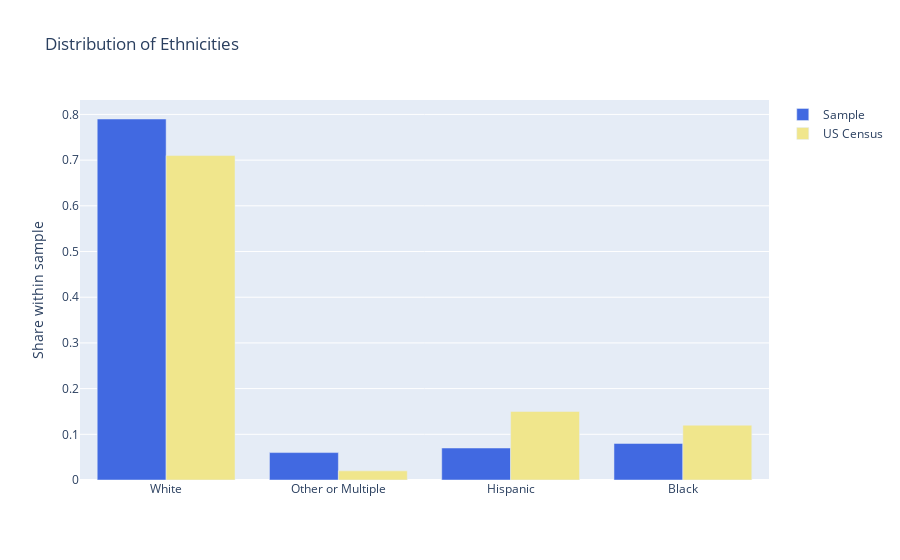

Notebook code for this chart:
### Code cell
fig = go.Figure()
fig.add_trace(go.Bar(name="Sample", x=df_eth.groups, y=df_eth.counts, marker_color='rgb(65,105,225)'))
fig.add_trace(go.Bar(name="US Census", x=df_eth.groups, y=df_eth.counts_us, marker_color='rgb(240,230,140)'))

fig.update_layout(title='Distribution of Ethnicities',
                   yaxis_title='Share within sample')
fig.update_xaxes(categoryorder='category descending')
fig.show()

### Figure 1 — Plotly figure (JSON) as saved in the notebook; plotly's stock layout.template omitted (floating-point values rounded to 4 significant figures)
{"data": [{"marker": {"color": "rgb(65,105,225)"}, "name": "Sample", "type": "bar", "x": ["White", "Black", "Hispanic", "Other or Multiple"], "y": [0.79, 0.08, 0.07, 0.06]}, {"marker": {"color": "rgb(240,230,140)"}, "name": "US Census", "type": "bar", "x": ["White", "Black", "Hispanic", "Other or Multiple"], "y": [0.71, 0.12, 0.15, 0.02]}], "layout": {"title": {"text": "Distribution of Ethnicities"}, "xaxis": {"categoryorder": "category descending"}, "yaxis": {"title": {"text": "Share within sample"}}}}
